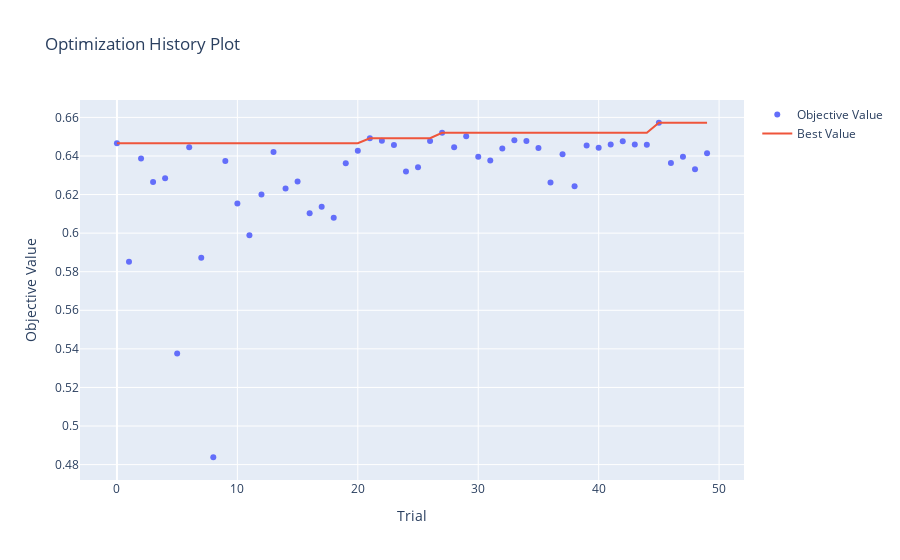
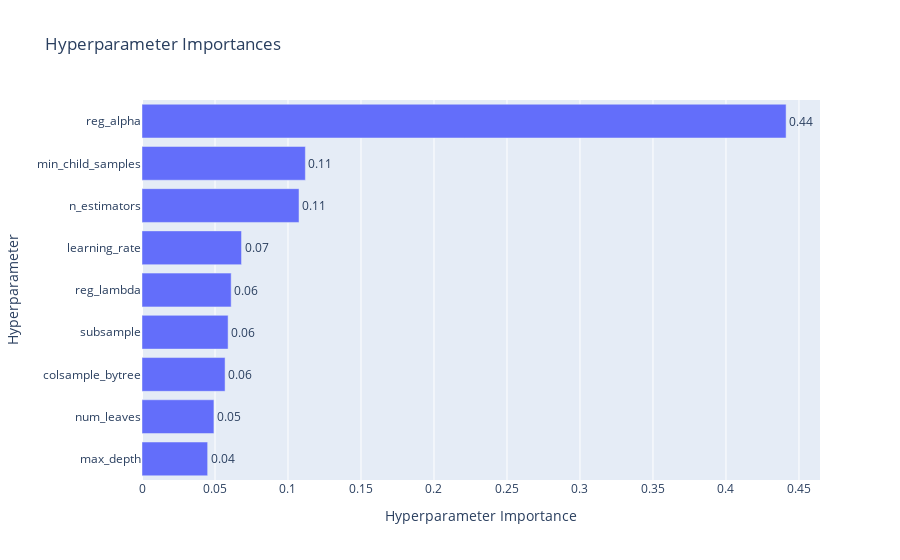

These figures' notebook cell, in order:
### Code cell
import optuna.visualization

# Visualization of optimization trajectory & parameter importance
optuna.visualization.plot_optimization_history(study).show()
optuna.visualization.plot_param_importances(study).show()

### Figure 1 — Plotly figure (JSON) as saved in the notebook; plotly's stock layout.template omitted (floating-point values rounded to 4 significant figures)
{"data": [{"mode": "markers", "name": "Objective Value", "type": "scatter", "x": [0, 1, 2, 3, 4, 5, 6, 7, 8, 9, 10, 11, 12, 13, 14, 15, 16, 17, 18, 19, 20, 21, 22, 23, 24, 25, 26, 27, 28, 29, 30, 31, 32, 33, 34, 35, 36, 37, 38, 39, 40, 41, 42, 43, 44, 45, 46, 47, 48, 49], "y": [0.6466, 0.5852, 0.6387, 0.6265, 0.6285, 0.5376, 0.6445, 0.5872, 0.4838, 0.6374, 0.6153, 0.5989, 0.6201, 0.6421, 0.6232, 0.6268, 0.6104, 0.6137, 0.608, 0.6362, 0.6427, 0.6492, 0.6478, 0.6457, 0.6319, 0.6342, 0.6478, 0.652, 0.6445, 0.6502, 0.6396, 0.6376, 0.6439, 0.6481, 0.6478, 0.6441, 0.6263, 0.6409, 0.6243, 0.6455, 0.6442, 0.646, 0.6477, 0.646, 0.6458, 0.6572, 0.6364, 0.6396, 0.6331, 0.6415]}, {"mode": "lines", "name": "Best Value", "type": "scatter", "x": [0, 1, 2, 3, 4, 5, 6, 7, 8, 9, 10, 11, 12, 13, 14, 15, 16, 17, 18, 19, 20, 21, 22, 23, 24, 25, 26, 27, 28, 29, 30, 31, 32, 33, 34, 35, 36, 37, 38, 39, 40, 41, 42, 43, 44, 45, 46, 47, 48, 49], "y": [0.6466, 0.6466, 0.6466, 0.6466, 0.6466, 0.6466, 0.6466, 0.6466, 0.6466, 0.6466, 0.6466, 0.6466, 0.6466, 0.6466, 0.6466, 0.6466, 0.6466, 0.6466, 0.6466, 0.6466, 0.6466, 0.6492, 0.6492, 0.6492, 0.6492, 0.6492, 0.6492, 0.652, 0.652, 0.652, 0.652, 0.652, 0.652, 0.652, 0.652, 0.652, 0.652, 0.652, 0.652, 0.652, 0.652, 0.652, 0.652, 0.652, 0.652, 0.6572, 0.6572, 0.6572, 0.6572, 0.6572]}, {"marker": {"color": "#cccccc"}, "mode": "markers", "name": "Infeasible Trial", "showlegend": false, "type": "scatter", "x": [], "y": []}], "layout": {"title": {"text": "Optimization History Plot"}, "xaxis": {"title": {"text": "Trial"}}, "yaxis": {"title": {"text": "Objective Value"}}}}

### Figure 2 — Plotly figure (JSON) as saved in the notebook; plotly's stock layout.template omitted (floating-point values rounded to 4 significant figures)
{"data": [{"cliponaxis": false, "hovertemplate": ["max_depth (IntDistribution): 0.04496953245096694<extra></extra>", "num_leaves (IntDistribution): 0.049268466480006906<extra></extra>", "colsample_bytree (FloatDistribution): 0.05690414573381699<extra></extra>", "subsample (FloatDistribution): 0.05897160270713416<extra></extra>", "reg_lambda (FloatDistribution): 0.06107484001432949<extra></extra>", "learning_rate (FloatDistribution): 0.06817550725552005<extra></extra>", "n_estimators (IntDistribution): 0.1075524070104615<extra></extra>", "min_child_samples (IntDistribution): 0.11190112139393295<extra></extra>", "reg_alpha (FloatDistribution): 0.44118237695383117<extra></extra>"], "name": "Objective Value", "orientation": "h", "text": ["0.04", "0.05", "0.06", "0.06", "0.06", "0.07", "0.11", "0.11", "0.44"], "textposition": "outside", "type": "bar", "x": [0.04497, 0.04927, 0.0569, 0.05897, 0.06107, 0.06818, 0.1076, 0.1119, 0.4412], "y": ["max_depth", "num_leaves", "colsample_bytree", "subsample", "reg_lambda", "learning_rate", "n_estimators", "min_child_samples", "reg_alpha"]}], "layout": {"title": {"text": "Hyperparameter Importances"}, "xaxis": {"title": {"text": "Hyperparameter Importance"}}, "yaxis": {"title": {"text": "Hyperparameter"}}}}
